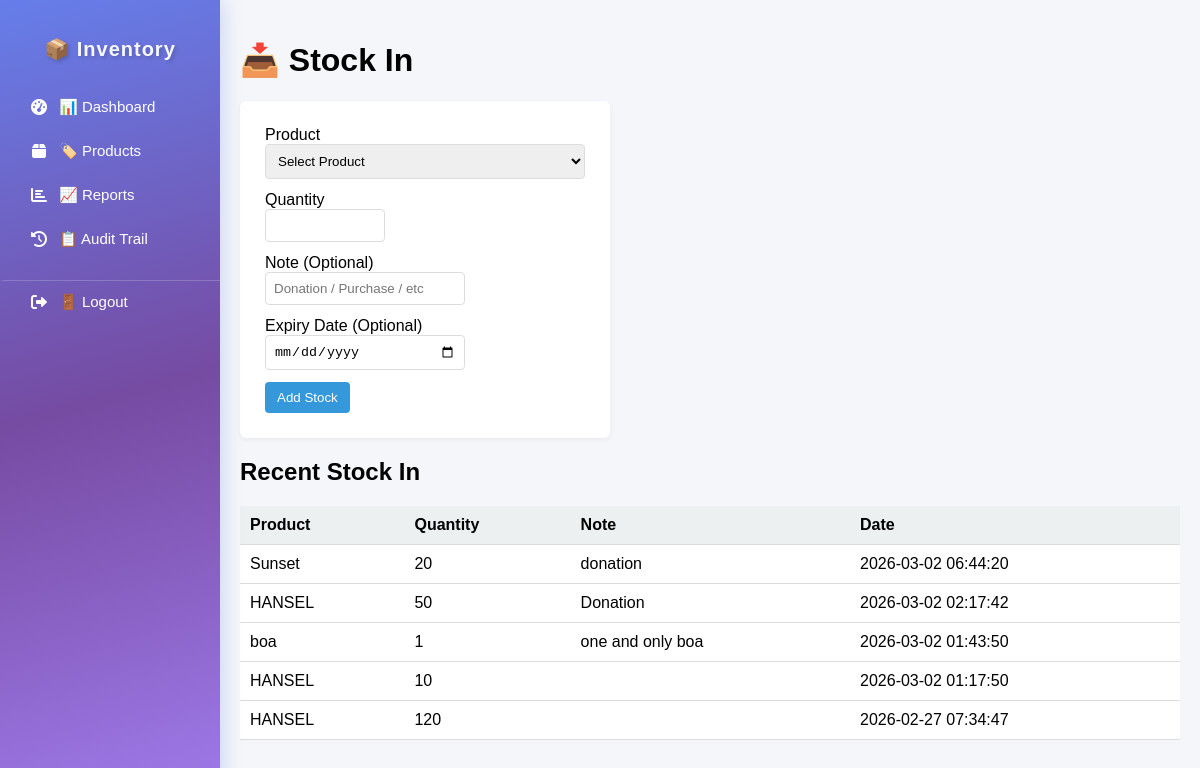
Before: /stock_in.php with the older database file.
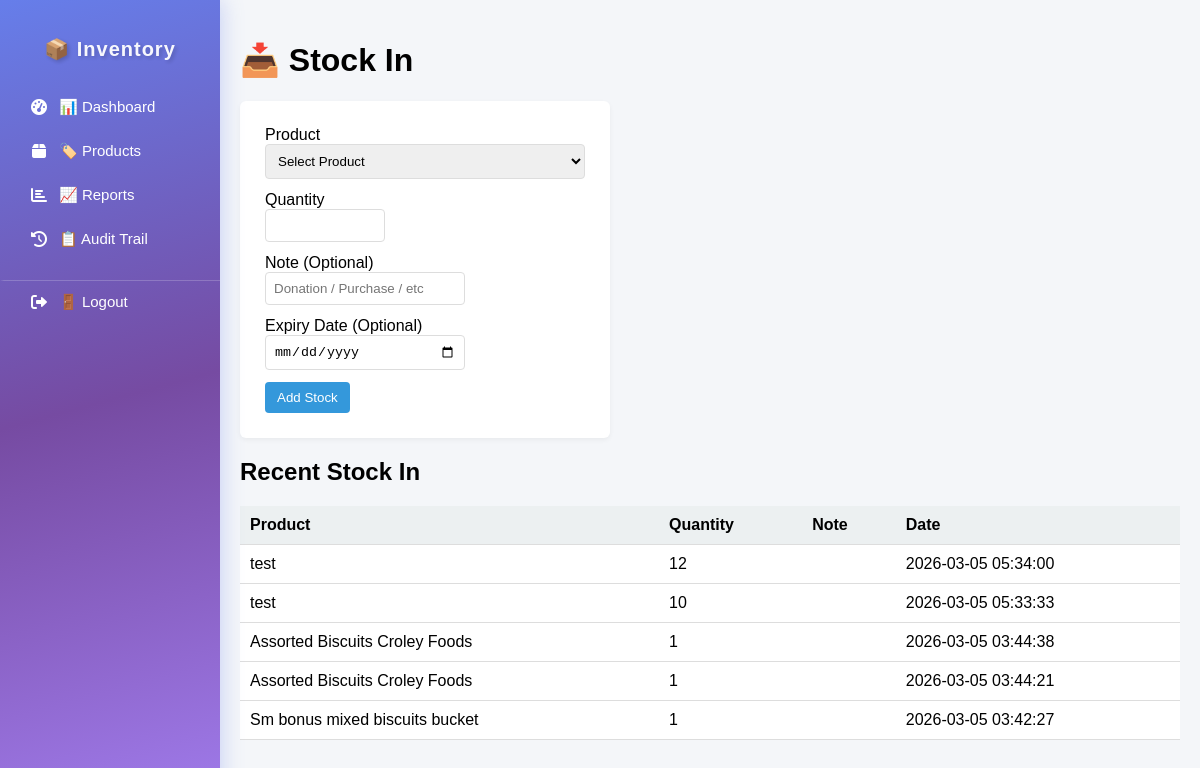
After: the same page with the newer database file.
### tables this page shows
CREATE TABLE `stock_movements` (
  `id` int(11) NOT NULL,
  `product_id` int(11) NOT NULL,
  `staff_id` int(11) DEFAULT NULL,
  `supplier_id` int(11) DEFAULT NULL,
  `type` enum('IN','OUT') NOT NULL,
  `quantity` int(11) NOT NULL CHECK (`quantity` > 0),
  `note` varchar(255) DEFAULT NULL,
  `reason` varchar(255) DEFAULT NULL,
  `expiry_date` date DEFAULT NULL,
  `created_at` timestamp NOT NULL DEFAULT current_timestamp()
);

CREATE TABLE `products` (
  `id` int(11) NOT NULL,
  `name` varchar(255) NOT NULL,
  `category_id` int(11) NOT NULL,
  `unit` varchar(50) NOT NULL,
  `min_stock` int(11) DEFAULT 0,
  `created_at` timestamp NOT NULL DEFAULT current_timestamp(),
  `is_active` tinyint(1) DEFAULT 1,
  `expiry_date` date DEFAULT NULL,
  `has_expiry` tinyint(1) DEFAULT 1,
  `image_path` varchar(255) DEFAULT NULL
);

### public/stock_in.php (the view, shortened to what this page needs)
<?php
$db = Database::connect();
$stmt2 = $db->query("
    SELECT sm.*, p.name AS product_name
    FROM stock_movements sm
    JOIN products p ON sm.product_id = p.id
    WHERE sm.type = 'IN'
    ORDER BY sm.created_at DESC
    LIMIT 5
");
$recent = $stmt2->fetchAll(PDO::FETCH_ASSOC);
?>
<!DOCTYPE html>
<html>
<head>
<link rel="stylesheet" href="assets/css/style.css">
</head>
<body>
<div class="container">
<?php include 'includes/sidebar.php'; ?>
<div class="main">
<h1>📥 Stock In</h1>
<div class="card">
<form action="../api/add_stock.php" method="POST">
<label>Product</label>
<select name="product_id" required>
<option value="">Select Product</option>
</select>
<label>Quantity</label>
<input
    type="number"
    name="quantity"
    class="quantity-input"
    required
    min="1"
    max="999"
    inputmode="numeric"
    pattern="[0-9]*"
>
<label>Note (Optional)</label>
<input
    type="text"
    name="note"
    class="note-input"
    placeholder="Donation / Purchase / etc"
>
<label>Expiry Date (Optional)</label>
<input type="date" name="expiry_date" style="width:200px;">
<button type="submit" style="display:block;margin-top:10px;">
Add Stock
</button>
</form>
</div>
<h2>Recent Stock In</h2>
<table>
<thead>
<tr>
<th>Product</th>
<th>Quantity</th>
<th>Note</th>
<th>Date</th>
</tr>
</thead>
<tbody>
<?php if(count($recent) > 0): ?>
<?php foreach($recent as $r): ?>
<tr>
<td><?= htmlspecialchars($r['product_name']) ?></td>
<td><?= $r['quantity'] ?></td>
<td><?= htmlspecialchars($r['note'] ?? '') ?></td>
<td><?= $r['created_at'] ?></td>
</tr>
<?php endforeach; ?>
<?php else: ?>
<tr>
<td colspan="4">No stock-in records yet.</td>
</tr>
<?php endif; ?>
</tbody>
</table>
</div>
</div>
</body>
</html>

Changed rows visible on the page:
no longer on this page (row edited): stock_movements: product.name "Sunset", quantity "20", note "donation", created_at "2026-03-02 06:44:20"
no longer on this page (row edited): stock_movements: product.name "HANSEL", quantity "50", note "Donation", created_at "2026-03-02 02:17:42"
no longer on this page (row edited): stock_movements: product.name "boa", quantity "1", note "one and only boa", created_at "2026-03-02 01:43:50"
no longer on this page (row edited): stock_movements: product.name "HANSEL", quantity "10", created_at "2026-03-02 01:17:50"
no longer on this page (row edited): stock_movements: product.name "HANSEL", quantity "120", created_at "2026-02-27 07:34:47"
added stock_movements: product.name "test", quantity "12", created_at "2026-03-05 05:34:00"
added stock_movements: product.name "test", quantity "10", created_at "2026-03-05 05:33:33"
added stock_movements: product.name "Assorted Biscuits Croley Foods", quantity "1", created_at "2026-03-05 03:44:38"
added stock_movements: product.name "Assorted Biscuits Croley Foods", quantity "1", created_at "2026-03-05 03:44:21"
added stock_movements: product.name "Sm bonus mixed biscuits bucket", quantity "1", created_at "2026-03-05 03:42:27"
